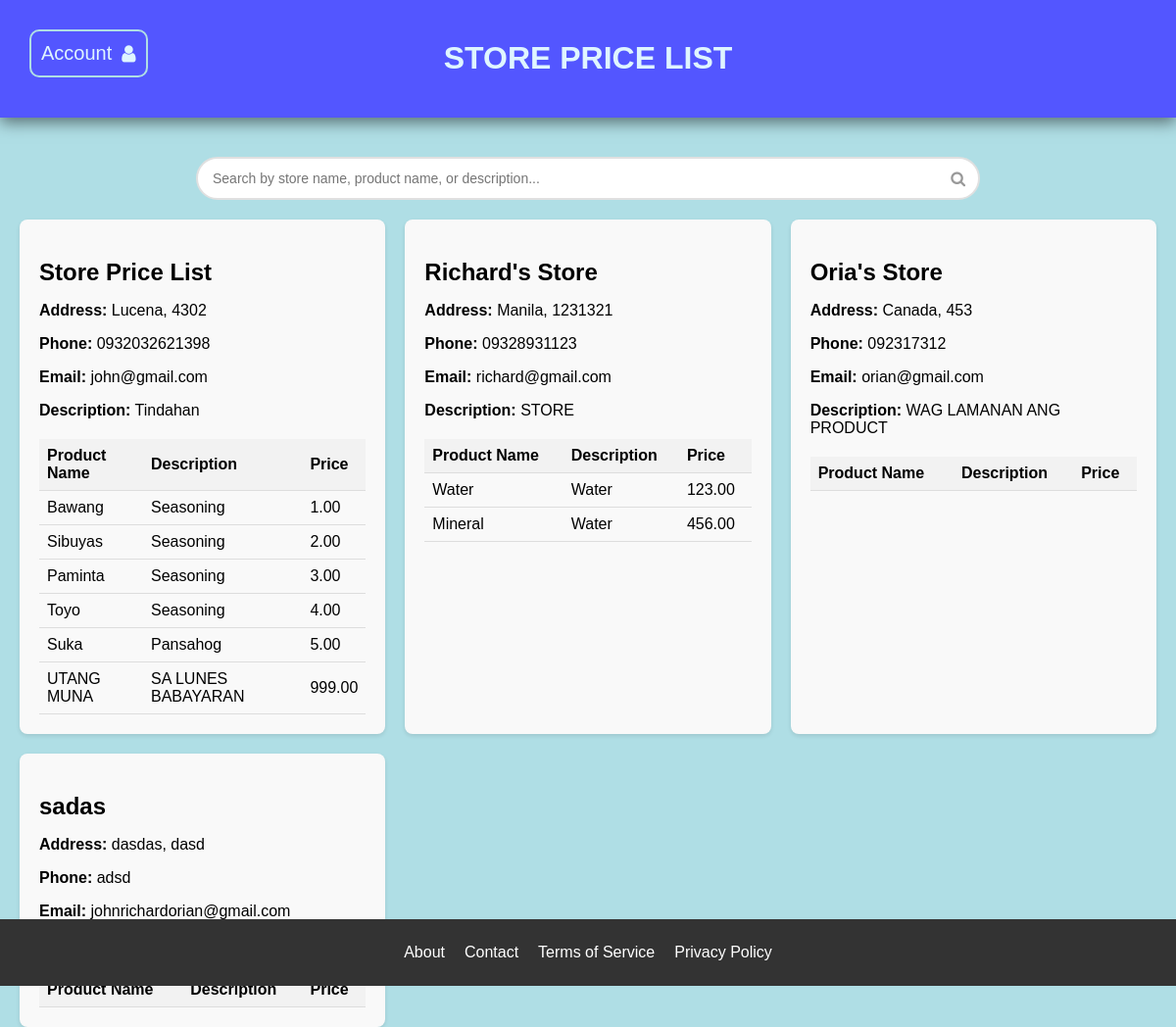
Before: / with the older database file.
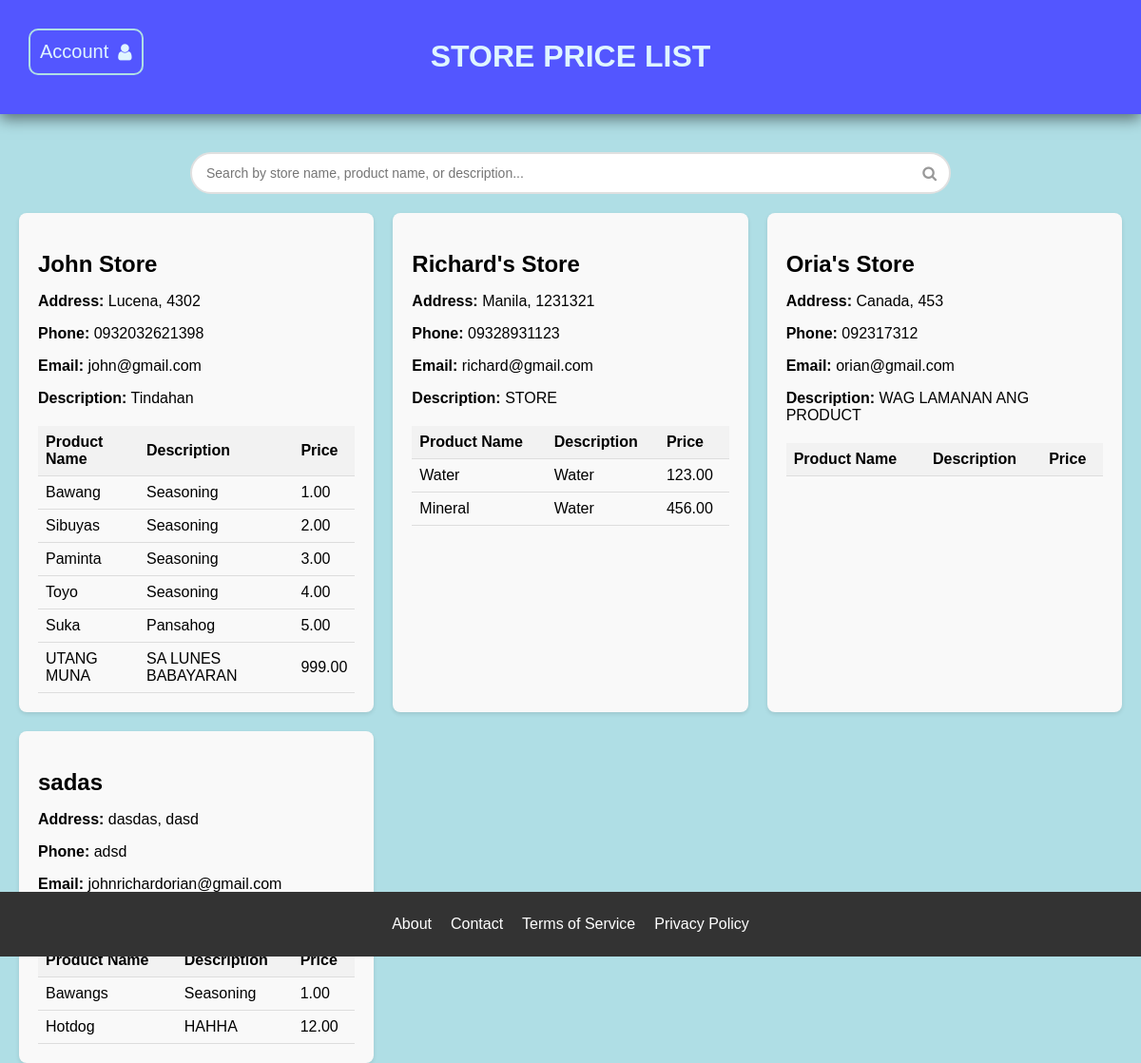
After: the same page with the newer database file.
### myapp/models.py (models this page shows, shortened)
class StoreProfile(models.Model):
    user = models.OneToOneField(User, on_delete=models.CASCADE, null=True, blank=True)
    store_name = models.CharField('Store Name', max_length=100)
    address = models.CharField(max_length=100)
    zip_code = models.CharField('Zip Code', max_length=15)
    phone = models.CharField('Phone', max_length=25)
    email_address = models.EmailField('Email Address')
    description = models.TextField(blank=True)

class Inventory(models.Model):
    product_id = models.AutoField(primary_key=True)
    user = models.ForeignKey(User, blank=True, null=True, on_delete=models.CASCADE)
    store_profile = models.ForeignKey(StoreProfile, blank=True, null=True, on_delete=models.CASCADE)
    product_name = models.CharField('Product Name', max_length=100)
    product_description = models.TextField(blank=True)
    price = models.DecimalField('Price', max_digits=10, decimal_places=2)

### myapp/views.py (the view, shortened to what this page needs)
# urls.py: 2. Add a URL to urlpatterns:  path('', views.home, name='home')
def home(request):
    store_list = StoreProfile.objects.all()
    inventory_list = Inventory.objects.all()
    search_query = request.GET.get('search', '').strip()
    return render(request, 'home.html', {
        'store_list': store_list,
        'inventory_list': inventory_list,
        'search_query': search_query
    })

### myapp/templates/home.html (shortened to what this page needs)
    {% extends "base.html" %}
    {% load static %}
    {% block style %}
        <link rel="stylesheet" href="{% static 'css/styles.css' %}">
        <link rel="stylesheet" href="{% static 'css/headerStyles.css' %}">
        <link rel="stylesheet" href="{% static 'css/sectionStyles.css' %}">
        <link rel="stylesheet" href="{% static 'css/footerStyles.css' %}">
        <link rel="stylesheet" href="https://cdnjs.cloudflare.com/ajax/libs/font-awesome/4.7.0/css/font-awesome.min.css">
    {% endblock %}
    {% block body %}
        <header>
            <div class="divTitle">
                <h1>STORE PRICE LIST</h1>
            </div>
            <div class="accountButtonContainer">
                <a style="text-decoration: none;" href="{% url 'loginPage' %}">
                    <button id="accountButton" class="accountButton" type="accountButton">Account<i class="fa fa-user"></i></button>
                </a>
            </div>
        </header>
        <section class="section-container">
            <div class="search-container" style="max-width: 800px; margin: 20px auto; padding: 0 20px;">
                <form method="GET" action="{% url 'home' %}" id="searchForm" class="search-form" style="display: flex; gap: 10px; align-items: center; flex-wrap: wrap;">
                    <div style="flex: 1; position: relative; min-width: 250px;">
                        <input
                            type="text"
                            name="search"
                            id="searchInput"
                            placeholder="Search by store name, product name, or description..."
                            value="{{ search_query }}"
                            class="search-input"
                            autocomplete="off"
                            style="width: 100%; padding: 12px 45px 12px 15px; border: 2px solid #e0e0e0; border-radius: 25px; font-size: 14px; outline: none; transition: all 0.3s ease; box-sizing: border-box;"
                            onfocus="this.style.borderColor='#007bff'; this.style.boxShadow='0 0 0 3px rgba(0, 123, 255, 0.1)'"
                            onblur="this.style.borderColor='#e0e0e0'; this.style.boxShadow='none'"
                        >
                    </div>
                </form>
            </div>
            <div class="store-list">
                {% for store in store_list %}
                    <div class="store-item">
                        <h2 class="store-name">{{ store.store_name }}</h2>
                        <p><strong>Address:</strong> {{ store.address }}, {{ store.zip_code }}</p>
                        <p><strong>Phone:</strong> {{ store.phone }}</p>
                        <p><strong>Email:</strong> {{ store.email_address }}</p>
                        <p><strong>Description:</strong> {{ store.description }}</p>
                        <table class="inventory-table">
                            <thead>
                                <tr>
                                    <th>Product Name</th>
                                    <th>Description</th>
                                    <th>Price</th>
                                </tr>
                            </thead>
                            <tbody>
                                {% for inventory in inventory_list %}
                                    {% if inventory.store_profile == store %}
                                        <tr>
                                            <td>{{ inventory.product_name }}</td>
                                            <td>{{ inventory.product_description }}</td>
                                            <td>{{ inventory.price }}</td>
                                        </tr>
                                    {% endif %}
                                {% endfor %}
                            </tbody>
                        </table>
                    </div>
                {% endfor %}
            </div>
        </section>
        <footer>
            <div class="divfooter">
                <a href="#about" onclick="showContent('about')">About</a>
                <a href="#contact" onclick="showContent('contact')">Contact</a>
                <a href="#termsofservice" onclick="showContent('terms')">Terms of Service</a>
                <a href="#privacypolicy" onclick="showContent('privacy')">Privacy Policy</a>
            </div>
        </footer>
    {%  endblock %}

### myapp/templates/base.html (shortened to what this page needs)
<!DOCTYPE html>
<html lang="en-us">
    <head>
        {% block style %} {% endblock %}
    </head>
    <body>
		{% block body %} {% endblock %}
    </body>
</html>

### myapp/static/css/styles.css (style rules this page uses)
body { font-family: Arial, Helvetica, sans-serif; background-color: #AFDEE5; margin: 0px; padding: 0px; }
a { text-decoration: none; }
section { width: auto; height: 778px; }

### myapp/static/css/headerStyles.css (style rules this page uses)
.divTitle { background-color: #5356FF; width: auto; height: auto; color: #DFF5FF; text-align: center; padding: 20px; z-index: 1; box-shadow: 0px 5px 15px rgba(0, 0, 0, 0.5); }
.accountButtonContainer { position: absolute; top: 30px; left: 30px; }
.accountButton { width: auto; background-color: #5356FF; color: #DFF5FF; outline: none; padding: 0 10px; height: 49px; text-align: center; text-decoration: none; display: flex; align-items: center; border: 2px solid #AFDEE5; cursor: pointer; border-radius: 10px; font-size: 20px; }
.accountButton i { margin-left: 10px; }

### myapp/static/css/sectionStyles.css (style rules this page uses)
.section-container { width: auto; height: 778px; padding: 20px; }
.store-list { display: grid; grid-template-columns: repeat(auto-fit, minmax(300px, 1fr)); gap: 20px; }
.store-item { background-color: #f9f9f9; padding: 20px; border-radius: 8px; box-shadow: 0 2px 4px rgba(0, 0, 0, 0.1); }
.store-name { font-size: 24px; margin-bottom: 10px; }
.inventory-table { width: 100%; border-collapse: collapse; margin-top: 20px; }
.inventory-table th, .inventory-table td { padding: 8px; border-bottom: 1px solid #ddd; }
.inventory-table th { background-color: #f2f2f2; text-align: left; }
.inventory-table td { text-align: left; }

### myapp/static/css/footerStyles.css (style rules this page uses)
footer { position: relative; background-color: #333; color: #fff; padding: 25px 0; text-align: center; width: 100%; margin-top: auto; }
.divfooter { display: flex; justify-content: center; align-items: center; }
.divfooter a { color: #fff; text-decoration: none; margin: 0 10px; cursor: pointer; }

Changed rows visible on the page:
changed StoreProfile "Lucena": store_name "Store Price List" → "John Store"
added Inventory: product_name "Bawangs", product_description "Seasoning", price "1.00", shown under StoreProfile "sadas"
added Inventory: product_name "Hotdog", product_description "HAHHA", price "12.00", shown under StoreProfile "sadas"
